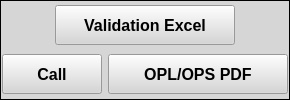
           <widget class="QFrame" name="Pdf_Video_btn_frm">
            <property name="minimumSize">
             <size>
              <width>0</width>
              <height>100</height>
             </size>
            </property>
            <property name="maximumSize">
             <size>
              <width>16777215</width>
              <height>100</height>
             </size>
            </property>
            <property name="styleSheet">
             <string notr="true">background-color: rgb(214, 214, 214);</string>
            </property>
            <property name="frameShape">
             <enum>QFrame::Box</enum>
            </property>
            <property name="frameShadow">
             <enum>QFrame::Plain</enum>
            </property>
            <layout class="QVBoxLayout" name="verticalLayout_7">
             <property name="leftMargin">
              <number>1</number>
             </property>
             <property name="topMargin">
              <number>1</number>
             </property>
             <property name="rightMargin">
              <number>1</number>
             </property>
             <property name="bottomMargin">
              <number>1</number>
             </property>
             <item>
              <layout class="QHBoxLayout" name="horizontalLayout_9">
               <item>
                <widget class="QPushButton" name="open_excel_btn">
                 <property name="minimumSize">
                  <size>
                   <width>180</width>
                   <height>40</height>
                  </size>
                 </property>
                 <property name="maximumSize">
                  <size>
                   <width>150</width>
                   <height>40</height>
                  </size>
                 </property>
                 <property name="font">
                  <font>
                   <pointsize>12</pointsize>
                   <weight>75</weight>
                   <bold>true</bold>
                  </font>
                 </property>
                 <property name="cursor">
                  <cursorShape>PointingHandCursor</cursorShape>
                 </property>
                 <property name="styleSheet">
                  <string notr="true">
selection-color: rgb(255, 78, 25);</string>
                 </property>
                 <property name="text">
                  <string>Validation Excel</string>
                 </property>
                 <property name="checkable">
                  <bool>false</bool>
                 </property>
                 <property name="autoDefault">
                  <bool>false</bool>
                 </property>
                </widget>
               </item>
              </layout>
             </item>
             <item>
              <layout class="QHBoxLayout" name="horizontalLayout_11">
               <item>
                <widget class="QPushButton" name="Call_btn">
                 <property name="minimumSize">
                  <size>
                   <width>100</width>
                   <height>40</height>
                  </size>
                 </property>
                 <property name="maximumSize">
                  <size>
                   <width>100</width>
                   <height>40</height>
                  </size>
                 </property>
                 <property name="font">
                  <font>
                   <pointsize>12</pointsize>
                   <weight>75</weight>
                   <bold>true</bold>
                  </font>
                 </property>
                 <property name="styleSheet">
                  <string notr="true">background-color: rgb(214, 214, 214);</string>
                 </property>
                 <property name="text">
                  <string>Call</string>
                 </property>
                </widget>
               </item>
               <item>
                <widget class="QPushButton" name="opl_pdf_btn">
                 <property name="minimumSize">
                  <size>
                   <width>180</width>
                   <height>40</height>
                  </size>
                 </property>
                 <property name="maximumSize">
                  <size>
                   <width>180</width>
                   <height>40</height>
                  </size>
                 </property>
                 <property name="font">
                  <font>
                   <pointsize>12</pointsize>
                   <weight>75</weight>
                   <bold>true</bold>
                  </font>
                 </property>
                 <property name="cursor">
                  <cursorShape>PointingHandCursor</cursorShape>
                 </property>
                 <property name="styleSheet">
                  <string notr="true">background-color: rgb(214, 214, 214);</string>
                 </property>
                 <property name="text">
                  <string>OPL/OPS PDF</string>
                 </property>
                 <property name="checkable">
                  <bool>false</bool>
                 </property>
                 <property name="autoDefault">
                  <bool>false</bool>
                 </property>
                </widget>
               </item>
              </layout>
             </item>
            </layout>
           </widget>
